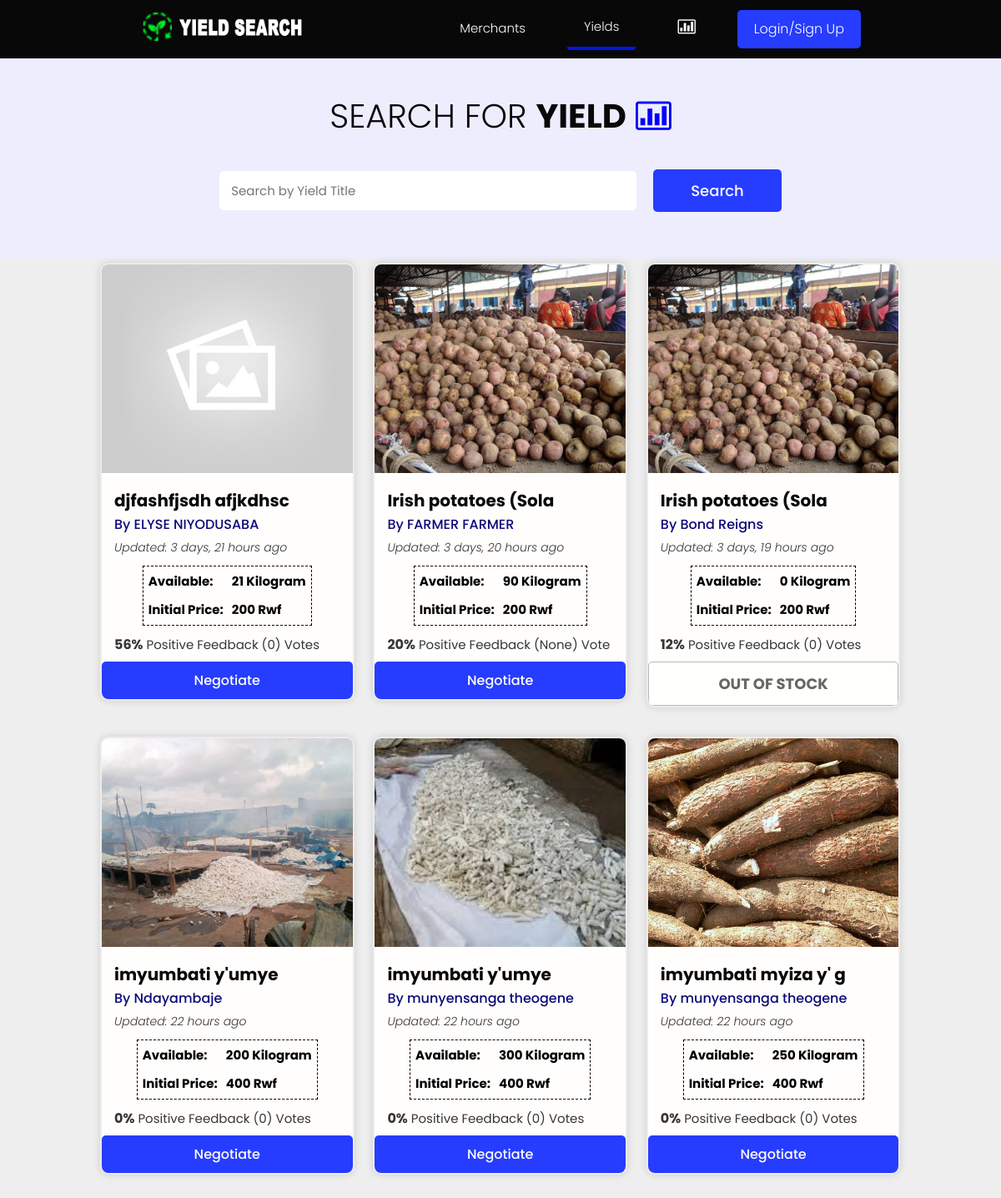
The app's page /products/, older data.
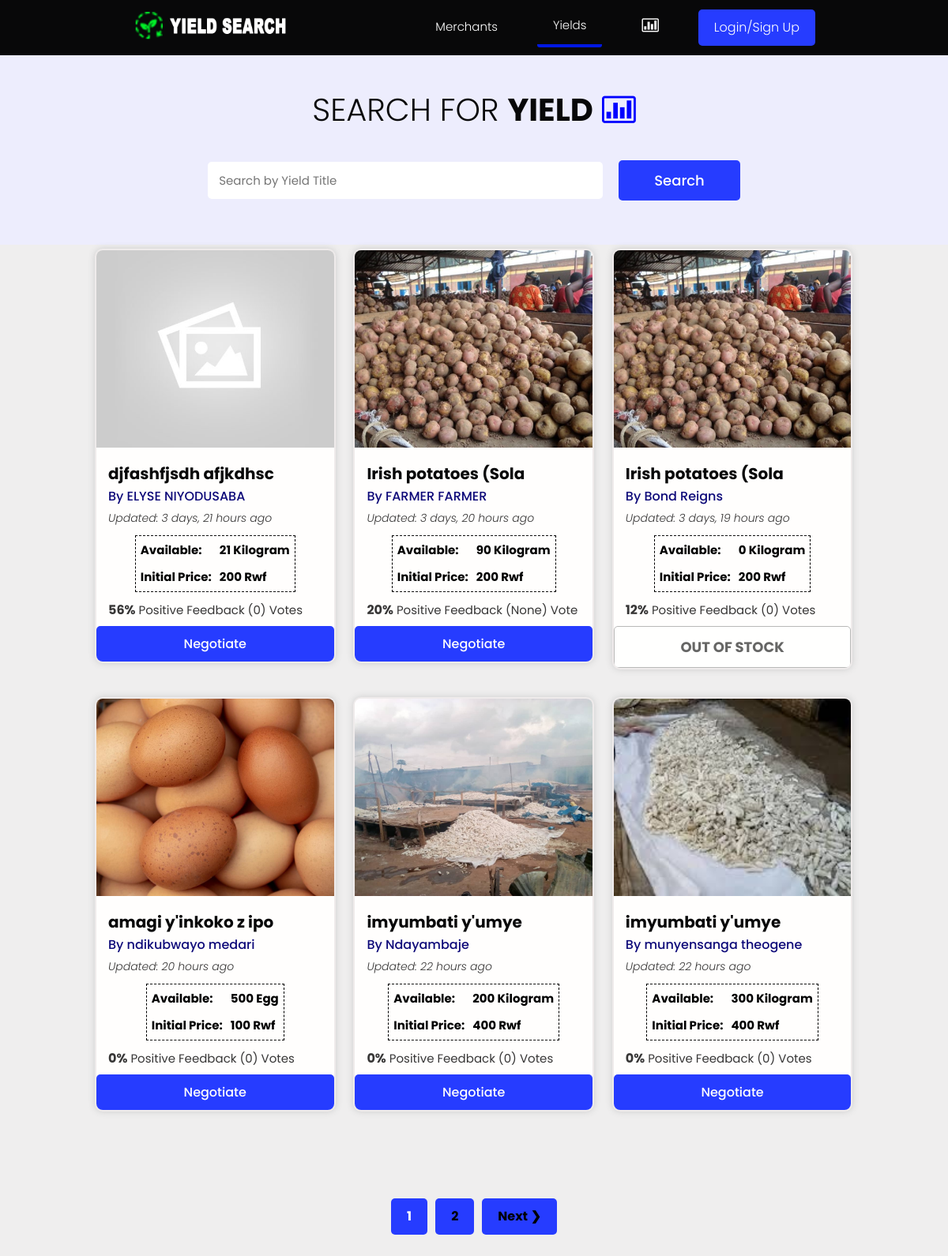
The same page, newer data.
### products/models.py (models this page shows, shortened)
class Product(models.Model):
    owner = models.ForeignKey(Profile, null=True, blank=True, on_delete=models.CASCADE, related_name='owner')
    name = models.ForeignKey('SingleProduct', default=uuid.uuid4, on_delete=models.CASCADE, null=True, related_name = 'product')
    description = models.TextField(null=True, blank=True)
    featured_image = models.ImageField(null=True, blank=True, default="default.jpg")
    quantity = models.PositiveIntegerField(null=True, blank=True, default=0)
    location = models.CharField(max_length=100, null=True, blank=True)
    payments = models.ManyToManyField('Payment', blank=True, default="In Hand")
    instock = models.BooleanField(blank=True, null=True, default=True)
    vote_total = models.IntegerField(default=0, null=True, blank=True)
    vote_ratio = models.IntegerField(default=0, null=True, blank=True)
    updated = models.DateTimeField(auto_now=True)
    created = models.DateTimeField(auto_now_add=True)
    id = models.UUIDField(default=uuid.uuid4, unique=True,primary_key=True, editable=True)
    class Meta:
        ordering = ['-vote_ratio', '-vote_total', '-created']
    @property
    def imageURL(self):
        try:
            url = self.featured_image.url
        except:
            url = ''
        return url

class SingleProduct(models.Model):
    name = models.CharField(max_length=200, null=True, blank=True, default="Ibirayi")
    price = models.PositiveIntegerField(null=True, blank=True, default=0)
    unity = models.CharField(max_length=200, null=True, blank=True, default="Kilogram")
    created = models.DateTimeField(auto_now_add=True)
    updated = models.DateTimeField(auto_now=True)
    id = models.UUIDField(default=uuid.uuid4, unique=True,
                          primary_key=True, editable=False)
    class Meta:
        verbose_name_plural = "Category"

### users/models.py (models this page shows, shortened)
class Profile(models.Model):
    user = models.OneToOneField(
        User, on_delete=models.CASCADE, null=True, blank=True, related_name="profile")
    name = models.CharField(max_length=200, blank=True, null=True)
    email = models.EmailField(max_length=500, blank=True, null=True)
    username = models.CharField(max_length=200, blank=True, null=True)
    born = models.DateField(max_length=200, null=True, verbose_name="Date of Birth")
    username = models.CharField(max_length=200, blank=True, null=True)
    location = models.CharField(max_length=200, blank=True, null=True)
    nid = models.PositiveIntegerField(max_length=16, blank=True, null=True)
    bio = models.TextField(blank=True, null=True)
    profile_image = models.ImageField(
        null=True, blank=True, upload_to='profiles/', default="profiles/user-default.png")
    account = models.CharField(max_length=200, blank=True, null=True)
    phone1 = models.CharField(blank=True,  max_length=13,  null=True, help_text='Example +2507XXXXXXXXXXX')
    phone2 = models.CharField(blank=True,  max_length=13, null=True, help_text='Example +2507XXXXXXXXXXX')
    created = models.DateTimeField(auto_now_add=True)
    updated = models.DateTimeField(auto_now=True)
    id = models.UUIDField(default=uuid.uuid4, unique=True,
                          primary_key=True, editable=False)
    class Meta:
        ordering = ['created']

### products/views.py (the view)
# urls.py: path('products/', include('products.urls')),
def products(request):
    if request.user.is_staff:
        return redirect('adminlog')
    if request.user.is_authenticated:
        check = request.user.profile
        if check.bio == None:
            messages.info(request, "Complete profile first!")
            return redirect('account')
        else:
            pass
    else:
        pass
    products, search_query = searchProducts(request)
    custom_range, products = paginateProducts(request, products, 6)
    context = {'products': products,
               'search_query': search_query, 'custom_range': custom_range}
    return render(request, 'products/products.html', context)

### products/utils.py (called while the page is built)
def paginateProducts(request, products, results):
    page = request.GET.get('page')
    paginator = Paginator(products, results)
    try:
        products = paginator.page(page)
    except PageNotAnInteger:
        page = 1
        products = paginator.page(page)
    except EmptyPage:
        page = paginator.num_pages
        products = paginator.page(page)
    leftIndex = (int(page) - 4)
    if leftIndex < 1:
        leftIndex = 1
    rightIndex = (int(page) + 5)
    if rightIndex > paginator.num_pages:
        rightIndex = paginator.num_pages + 1
    custom_range = range(leftIndex, rightIndex)
    return custom_range, products

### products/templates/products/products.html (shortened to what this page needs)
{% extends 'main.html' %}
{% block content %}
{% load humanize %}
<main class="products">
    <section class="hero-section text-center">
        <div class="container container--narrow">
            <div class="hero-section__box">
                <h2>Search for <span>Yield</span> <span onclick = "window.location.href='{% url 'trend' %}'; return false;" title="view Trend"><i class="fa icon-bar-chart" style="font-size: inherit; cursor:pointer; color:blue;"></i></span></h2>
            </div>
            <div class="hero-section__search">
                <form id='searchForm' class="form" action="{% url 'products' %}" method="get">
                    <div class="form__field">
                        <input class="input input--text white" id="formInput" type="text" name="search_query"
                            placeholder="Search by Yield Title" value="{{search_query}}" />
                    </div>
                    <input class="btn btn--sub btn--lg" type="submit" value="Search" />
                </form>
            </div>
        </div>
    </section>
    {% include 'products/card.html' %}
    {% include 'pagination.html' with queryset=products custom_range=custom_range %}
</main>
{% endblock %}

### products/templates/products/card.html (shortened to what this page needs)
{% load humanize %}
    <section class="productsList">
        <div class="container" >
            <div class="grid grid--three" id="MyData">
                {% if products %}
                {% for product in products %}
                {% if not product.owner == request.user.id %}
                <div class="column" id="MyRow">
                    <div class="card product" id="Data">
                        <a href="{% url 'product' product.id %}" class="product">
                            <img class="product__thumbnail" src="{{product.imageURL}}" alt="Product thumbnail" /></a>
                            <div class="card__body">
                                <h3 class="product__title">{{product.description|slice:"20"}}</h3>
                                <p><a href="{% url 'user-profile' product.owner.id %}">By
                                        {{product.owner.name}}</a>
                                </p>
                                <span class="product__author"> Updated: {{product.updated|naturaltime }} </span>
                                <table class="table">
                                    <tr>
                                        <td>Available: </td>
                                        <td>{{product.quantity}} {{product.name.unity}}</td>
                                    </tr>
                                    <tr>
                                        <td>Initial Price: </td>
                                        <td>{{product.name.price}} Rwf</td>
                                    </tr>
                                </table
                                <p class="product--rating">
                                    <span style="font-weight: bold;">{{product.vote_ratio}}%</span> Positive
                                    Feedback ({{product.vote_total}}) Vote{{product.vote_total|pluralize:"s"}}
                                </div>
                                <div class="product__tags" id="{{product.id}}">
                                    {% if product.owner.username  == request.user.username %}
                                    <button class="btn btn--sub  buy">
                                        <small><a style="color:#fff;" href=" {% url 'account' %}">Your own</a></small>
                                        </button>
                                    {% elif product.quantity > 0 %}
                                    <button class="btn btn--sub  buy" style="cursor:pointer;" onclick="window.location.href='{% url 'checkout-product' product.id %}'">
                                        <small>Negotiate</small>
                                        </button>
                                    {% else %}
                                    <button class="btn btn--sub btn--lg buy" disabled><small>OUT OF STOCK</small></button>
                                    {% endif %}
                            </div>
                    </div>
                </div>
                {% else %}
                 <p id="no-data">No other products Yet</p>
                {% endif %}
                {% endfor %}
                {% else %}
                <p id="no-data">No Data yet</p>
                {% endif %}
            </div>
        </div>
    </section>

Row changes from the older to the newer data that the page shows:
no longer on this page (row edited): Product: imageURL (picture), description "imyumbati myiza y' g", owner.name "munyensanga theogene", updated "22 hours ago", quantity "250", name.unity "Kilogram", name.price "400", vote_ratio "0", vote_total "0", shows "Negotiate"
added Product: imageURL (picture), description "amagi y'inkoko z ipo", owner.name "ndikubwayo medari", updated "20 hours ago", quantity "500", name.unity "Egg", name.price "100", vote_ratio "0", vote_total "0", shows "Negotiate"
Text that changed along with them:
new list line: "1"
new list line: "2"
text now shown: "Next ❯"
